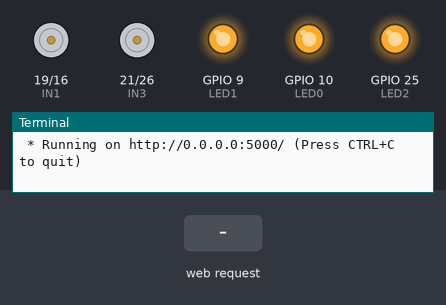
This program was run on a simulated Raspberry Pi (BCM pin numbers). On the bench: motor-driver pin pairs drawn as motors (green arrow = first pin HIGH = forward, orange = second pin HIGH = backward, longer = more drive, scaled by the enable pin), output pins drawn as LEDs (lit = HIGH), the last lines printed to the terminal. The test bench sets the inputs (shaded band). The clock reads 2024-03-15 10:24:30 at power-on unless the program sets it.

Above: at 1.2 s.
1.3 s: HTTP request for /dig2on received
At 2.5 s:
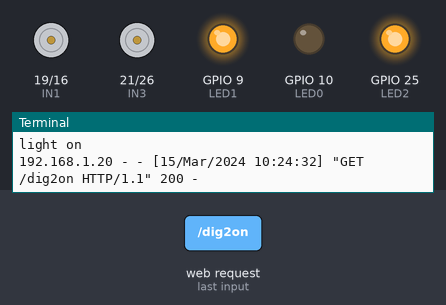
2.8 s: HTTP request for /dig3on received
At 3.8 s:
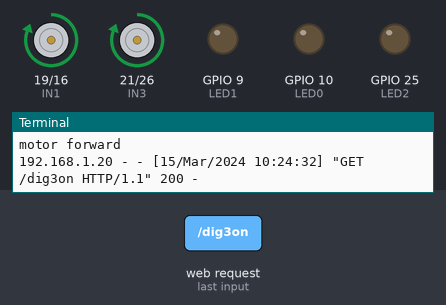
4.3 s: HTTP request for /dig2off received
At 4.9 s:
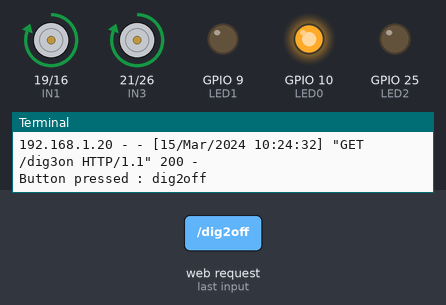
5.8 s: HTTP request for /dig4on received
At 6.1 s:
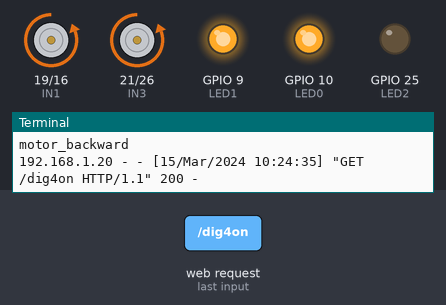
7.3 s: HTTP request for /dig2on received
At 8.4 s:
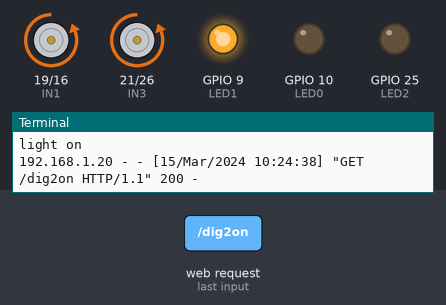
Timing chart, 0 to 9.8 s (numbered marks = the images above; inputs shaded):
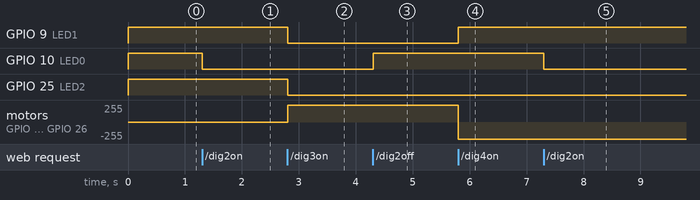

The program:

rcserver.py
```python
import os
#import fake_rpi as GPIO
import RPi.GPIO as GPIO
from flask import Flask, render_template, Response
import datetime
import time


# signal pin setup
GPIO.setmode(GPIO.BCM) # Broadcom SOC channel designation

dataPin=[i for i in range(2,28)]
for dp in dataPin: GPIO.setup(dp,GPIO.IN)

LED0 = 10
LED1 = 9
LED2 = 25

# Motor Drive Interface Definition
ENA = 13	#L298 enable A
ENB = 20	#//L298 enable B
IN1 = 19	#Motor Interface 1
IN2 = 16	#Motor Interface 2
IN3 = 21	#Motor Interface 3
IN4 = 26	#Motor Interface 4

#Ultrasonic Interface Definition
ECHO = 4	#Ultrasonic receiver pin
TRIG = 17   #Ultrasonic transmitter pin'

#Infrared sensor interface definition
IR_R = 18	#Infrared patrol line on the right side of the car
IR_L = 27	#Infrared patrol line on the left side of the car
IR_M = 22	#Infrared obstacle avoidance in the middle of the car
IRF_R = 23	#The car follows the right infrared
IRF_L = 24	#The car follows the left infrared
global Cruising_Flag
Cruising_Flag = 0	#//当前循环模式
global Pre_Cruising_Flag
Pre_Cruising_Flag = 0 	#//预循环模式

global RevStatus
RevStatus = 0
global TurnAngle
TurnAngle=0;
global Golength
Golength=0
buffer = ['00','00','00','00','00','00']
global motor_flag
motor_flag=1

global left_speed
global right_speed
global left_speed_hold
global right_speed_hold
left_speed=100
right_speed=100


#Pin type setting and initialization

GPIO.setwarnings(False)

#leds initialized to LOW
GPIO.setup(LED0,GPIO.OUT,initial=GPIO.HIGH)
GPIO.setup(LED1,GPIO.OUT,initial=GPIO.HIGH)
GPIO.setup(LED2,GPIO.OUT,initial=GPIO.HIGH)

#motor initialized to low
GPIO.setup(ENA,GPIO.OUT,initial=GPIO.LOW)
ENA_pwm=GPIO.PWM(ENA,1000)
ENA_pwm.start(0)
ENA_pwm.ChangeDutyCycle(100)
GPIO.setup(IN1,GPIO.OUT,initial=GPIO.LOW)
GPIO.setup(IN2,GPIO.OUT,initial=GPIO.LOW)
GPIO.setup(ENB,GPIO.OUT,initial=GPIO.LOW)
ENB_pwm=GPIO.PWM(ENB,1000)
ENB_pwm.start(0)
ENB_pwm.ChangeDutyCycle(100)
GPIO.setup(IN3,GPIO.OUT,initial=GPIO.LOW)
GPIO.setup(IN4,GPIO.OUT,initial=GPIO.LOW)


#Infrared is initialized as input and set high internally
GPIO.setup(IR_R,GPIO.IN,pull_up_down=GPIO.PUD_UP)
GPIO.setup(IR_L,GPIO.IN,pull_up_down=GPIO.PUD_UP)
GPIO.setup(IR_M,GPIO.IN,pull_up_down=GPIO.PUD_UP)
GPIO.setup(IRF_R,GPIO.IN,pull_up_down=GPIO.PUD_UP)
GPIO.setup(IRF_L,GPIO.IN,pull_up_down=GPIO.PUD_UP)


#Ultrasonic module pin type setting
GPIO.setup(TRIG,GPIO.OUT,initial=GPIO.LOW) #Ultrasonic module transmitter pin setting trig
GPIO.setup(ECHO,GPIO.IN,pull_up_down=GPIO.PUD_UP) #Ultrasonic module receiver pin setting echo

####CAR FUNCTIONS####

def	Open_Light():
	GPIO.output(LED0,False)
	time.sleep(1)
	print("light on")

def	Close_Light():
	GPIO.output(LED0,True)
	time.sleep(1)

def Motor_Forward():
	print('motor forward')
	GPIO.output(ENA,True)
	GPIO.output(ENB,True)
	GPIO.output(IN1,True)
	GPIO.output(IN2,False)
	GPIO.output(IN3,True)
	GPIO.output(IN4,False)
	GPIO.output(LED1,False)
	GPIO.output(LED2,False)

def Motor_Backward():
	print('motor_backward')
	GPIO.output(ENA,True)
	GPIO.output(ENB,True)
	GPIO.output(IN1,False)
	GPIO.output(IN2,True)
	GPIO.output(IN3,False)
	GPIO.output(IN4,True)
	GPIO.output(LED1,True)
	GPIO.output(LED2,False)

def Motor_TurnLeft():
	print('motor_turnleft')
	GPIO.output(ENA,True)
	GPIO.output(ENB,True)
	GPIO.output(IN1,True)
	GPIO.output(IN2,False)
	GPIO.output(IN3,False)
	GPIO.output(IN4,True)
	GPIO.output(LED1,False)
	GPIO.output(LED2,True)
def Motor_TurnRight():
	print('motor_turnright')
	GPIO.output(ENA,True)
	GPIO.output(ENB,True)
	GPIO.output(IN1,False)
	GPIO.output(IN2,True)
	GPIO.output(IN3,True)
	GPIO.output(IN4,False)
	GPIO.output(LED1,False)
	GPIO.output(LED2,True)
def Motor_Stop():
	print('motor_stop')
	GPIO.output(ENA,False)
	GPIO.output(ENB,False)
	GPIO.output(IN1,False)
	GPIO.output(IN2,False)
	GPIO.output(IN3,False)
	GPIO.output(IN4,False)
	GPIO.output(LED1,True)
	GPIO.output(LED2,True)

"""

dataPin=[i for i in range(2,28)]
for dp in dataPin: GPIO.setup(dp,GPIO.IN)

data=[]
now=datetime.datetime.now()
timeString=now.strftime("%Y-%m-%d %H:%M")
templateData={
    'title': 'Raspberry Pi 3B+ Web Controller',
    'time':timeString,
    'data':data,
}
"""

#update data from GPIO input
def getData():
    data=[]
    for i,dp in enumerate(dataPin):
        data.append(GPIO.input(dataPin[i]))
    return data


app=Flask(__name__)

@app.route('/')
def index():
    #return 'hello world!'
    now=datetime.datetime.now()
    timeString=now.strftime("%Y-%m-%d %H:%M")
    data=getData()
    templateData={
        'title':'Raspberry Pi 3B+ RC Car Web Controller',
        'time':timeString,
        'data':data,
    }

    return render_template('rpi3b_webcontroller.html',**templateData)

@app.route('/<actionid>')
def handleRequest(actionid):
    print("Button pressed : {}".format(actionid))
    if(actionid == "dig2on"):
        Open_Light()
    elif(actionid == "dig2off"):
        Close_Light()
    if(actionid == "dig3on"):
        Motor_Forward()
    elif(actionid == "dig3off"):
        Motor_Stop()
    if(actionid == "dig4on"):
        Motor_Backward()
    elif(actionid == "dig4off"):
        Motor_Stop()

    return "OK 200"

if __name__=='__main__':
    os.system("sudo rm -r  ~/.cache/chromium/Default/Cache/*")
    app.run(debug=True, port=5000, host='0.0.0.0',threaded=True)
    #local web server http://192.168.1.200:5000/
    #after Port forwarding Manipulation http://xx.xx.xx.xx:5000/
```

Measured:
- after the input at 1.3 s, GPIO 10 (LED0): HIGH → LOW at once
- after the input at 2.8 s, GPIO 9 (LED1), GPIO 25 (LED2): HIGH → LOW at once; motor on GPIO 19 (IN1) / GPIO 16 (IN2), motor on GPIO 21 (IN3) / GPIO 26 (IN4): stopped → forward 255/255 at once
- after the input at 4.3 s, GPIO 10 (LED0): LOW → HIGH at once
- after the input at 5.8 s, GPIO 9 (LED1): LOW → HIGH at once; motor on GPIO 19 (IN1) / GPIO 16 (IN2), motor on GPIO 21 (IN3) / GPIO 26 (IN4): forward 255/255 → backward 255/255 at once
- after the input at 7.3 s, GPIO 10 (LED0): HIGH → LOW at once
